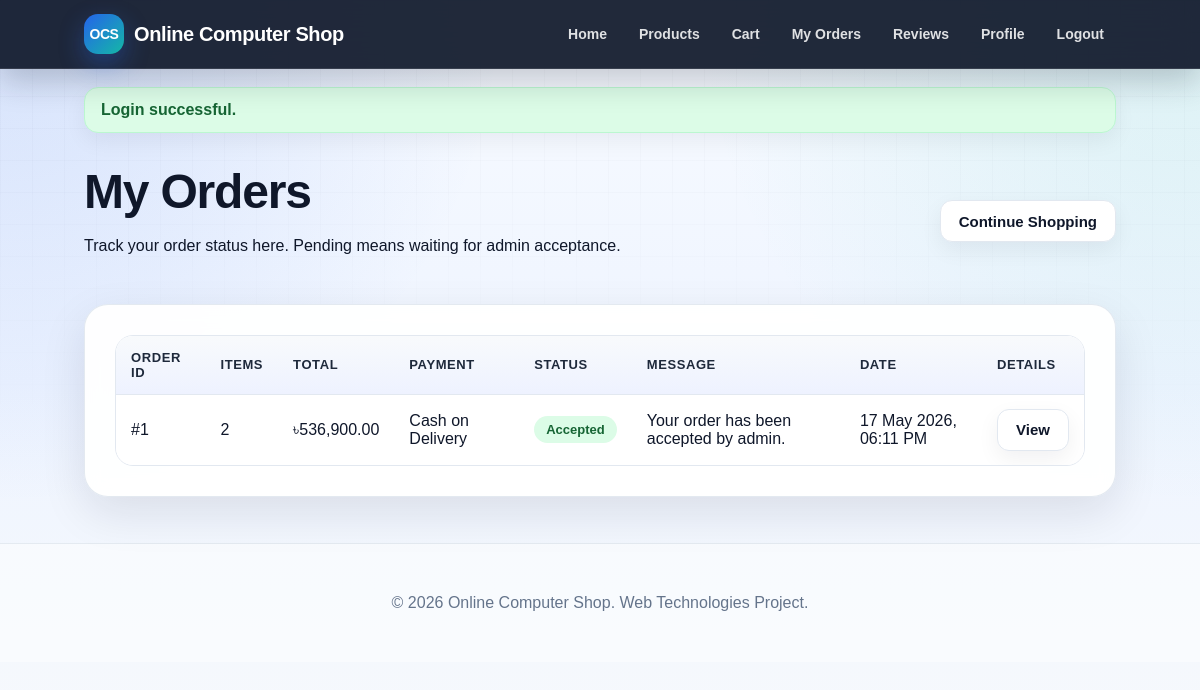
The page /index.php?page=my-orders (signed in) on the database its author committed.
### tables this page shows
CREATE TABLE `orders` (
  `id` int(11) NOT NULL,
  `user_id` int(11) DEFAULT NULL,
  `total_amount` decimal(10,2) DEFAULT NULL,
  `payment_method` enum('cash_on_delivery','online_wallet') DEFAULT NULL,
  `status` varchar(50) DEFAULT NULL,
  `order_date` timestamp NOT NULL DEFAULT current_timestamp()
);

### controllers/OrderController.php (called while the page is built, shortened)
<?php
require_once __DIR__ . '/../models/OrderModel.php';
function show_my_orders_page($conn) {
    $orders = get_customer_orders($conn, (int)$_SESSION['user_id']);
    require __DIR__ . '/../views/orders/my_orders.php';
}

### models/OrderModel.php (called while the page is built, shortened)
<?php
function get_customer_orders($conn, $user_id) {
    $stmt = $conn->prepare("SELECT o.id, o.total_amount, o.payment_method, o.status, o.order_date,
                                   COUNT(oi.id) AS item_count
                            FROM orders o
                            LEFT JOIN order_items oi ON o.id = oi.order_id
                            WHERE o.user_id = ?
                            GROUP BY o.id, o.total_amount, o.payment_method, o.status, o.order_date
                            ORDER BY o.order_date DESC");
    $stmt->bind_param("i", $user_id);
    $stmt->execute();
    $result = $stmt->get_result();
    $orders = [];
    while ($row = $result->fetch_assoc()) {
        $orders[] = $row;
    }
    return $orders;
}

### config/session.php (called while the page is built, shortened)
<?php
function e($value) {
    return htmlspecialchars((string)($value ?? ''), ENT_QUOTES, 'UTF-8');
}
function payment_method_label($method) {
    $labels = [
        'cash_on_delivery' => 'Cash on Delivery',
        'bkash' => 'bKash',
        'nagad' => 'Nagad',
        'dbbl' => 'DBBL / Rocket',
        'online_wallet' => 'Online Wallet'
    ];
    if (isset($labels[$method])) {
        return $labels[$method];
    }
    return ucwords(str_replace('_', ' ', (string)$method));
}

### views/orders/my_orders.php (the view)
<?php require __DIR__ . '/../layouts/header.php'; ?>
<?php require __DIR__ . '/../layouts/navbar.php'; ?>
<main class="container">
    <section class="page-head">
        <div>
            <h1>My Orders</h1>
            <p>Track your order status here. Pending means waiting for admin acceptance.</p>
        </div>
        <a class="button-secondary" href="index.php?page=products">Continue Shopping</a>
    </section>
    <section class="section">
        <?php if (empty($orders)): ?>
            <p>You have not placed any order yet.</p>
        <?php else: ?>
            <div class="table-wrap">
                <table>
                    <thead>
                        <tr>
                            <th>Order ID</th>
                            <th>Items</th>
                            <th>Total</th>
                            <th>Payment</th>
                            <th>Status</th>
                            <th>Message</th>
                            <th>Date</th>
                            <th>Details</th>
                        </tr>
                    </thead>
                    <tbody>
                        <?php foreach ($orders as $order): ?>
                            <tr>
                                <td>#<?= e($order['id']) ?></td>
                                <td><?= e($order['item_count']) ?></td>
                                <td>৳<?= number_format((float)$order['total_amount'], 2) ?></td>
                                <td><?= e(payment_method_label($order['payment_method'])) ?></td>
                                <td>
                                    <span class="status-badge status-<?= e($order['status']) ?>">
                                        <?= e(ucfirst($order['status'])) ?>
                                    </span>
                                </td>
                                <td>
                                    <?php if ($order['status'] === 'accepted'): ?>
                                        Your order has been accepted by admin.
                                    <?php else: ?>
                                        Waiting for admin acceptance.
                                    <?php endif; ?>
                                </td>
                                <td><?= e(date('d M Y, h:i A', strtotime($order['order_date']))) ?></td>
                                <td><a class="mini-btn" href="index.php?page=order-confirmation&id=<?= e($order['id']) ?>">View</a></td>
                            </tr>
                        <?php endforeach; ?>
                    </tbody>
                </table>
            </div>
        <?php endif; ?>
    </section>
</main>
<?php require __DIR__ . '/../layouts/footer.php'; ?>

### public/css/base.css (style rules this page uses)
:root { --primary: #2563eb; --primary-dark: #1d4ed8; --primary-soft: #dbeafe; --secondary: #14b8a6; --accent: #f97316; --danger: #dc2626; --danger-dark: #991b1b; --success: #16a34a; --success-dark: #166534; --warning: #f59e0b; --text: #0f172a; --text-soft: #475569; --muted: #64748b; --line: #e2e8f0; --surface: #ffffff; --surface-soft: #f8fafc; --surface-tint: #eff6ff; --shadow-sm: 0 8px 22px rgba(15, 23, 42, 0.06); --shadow-md: 0 16px 45px rgba(15, 23, 42, 0.10); --shadow-lg: 0 24px 70px rgba(15, 23, 42, 0.16); --radius-sm: 10px; --radius-md: 16px; --radius-lg: 24px; --max-width: 1180px; }
* { box-sizing: border-box; }
html { scroll-behavior: smooth; }
body { margin: 0; min-height: 100vh; font-family: Arial, Helvetica, sans-serif; color: var(--text); background: radial-gradient(circle at top left, rgba(37, 99, 235, 0.16), transparent 35%), radial-gradient(circle at top right, rgba(20, 184, 166, 0.12), transparent 35%), linear-gradient(180deg, #f8fbff 0%, #eef4ff 48%, #f8fafc 100%); }
body::before { content: ""; position: fixed; inset: 0; pointer-events: none; background-image: linear-gradient(rgba(15, 23, 42, 0.035) 1px, transparent 1px), linear-gradient(90deg, rgba(15, 23, 42, 0.035) 1px, transparent 1px); background-size: 32px 32px; mask-image: linear-gradient(to bottom, rgba(0, 0, 0, 0.7), transparent 55%); z-index: -1; }
a { color: var(--primary); text-decoration: none; transition: color 0.2s ease, transform 0.2s ease, background 0.2s ease, box-shadow 0.2s ease; }
h1, h2, h3 { color: var(--text); letter-spacing: -0.025em; }
h1 { font-size: clamp(2rem, 4vw, 3.6rem); line-height: 1.05; margin: 0 0 12px; }
p { line-height: 1.65; }

### public/css/layout.css (style rules this page uses)
.container { width: 86%; max-width: var(--max-width); margin: 34px auto; }
.hero-card, .section, .filter-card, .cart-card, .detail-layout, .form-card { border: 1px solid rgba(226, 232, 240, 0.95); background: rgba(255, 255, 255, 0.94); box-shadow: var(--shadow-md); backdrop-filter: blur(10px); }
.section { margin-top: 28px; border-radius: var(--radius-lg); padding: clamp(20px, 3vw, 30px); }

### public/css/components.css (style rules this page uses)
button, .button-link, .primary-btn, .button-secondary, .mini-btn, .danger-btn { display: inline-flex; align-items: center; justify-content: center; gap: 8px; min-height: 42px; border: 0; border-radius: 12px; padding: 11px 18px; font-size: 15px; font-weight: 800; line-height: 1; cursor: pointer; transition: transform 0.18s ease, box-shadow 0.18s ease, background 0.18s ease, color 0.18s ease, border-color 0.18s ease; }
.button-secondary, .mini-btn { color: var(--text); background: #ffffff; border: 1px solid var(--line); box-shadow: var(--shadow-sm); }
.table-wrap { width: 100%; overflow-x: auto; border-radius: 18px; border: 1px solid var(--line); background: #ffffff; }
table { width: 100%; border-collapse: collapse; background: #ffffff; }
th, td { padding: 14px 15px; border-bottom: 1px solid var(--line); text-align: left; vertical-align: middle; }
th { color: #1e293b; background: linear-gradient(180deg, #f8fafc, #eef2ff); font-size: 13px; text-transform: uppercase; letter-spacing: 0.045em; }
tr:last-child td { border-bottom: 0; }
.status-badge { display: inline-flex; align-items: center; justify-content: center; padding: 6px 12px; border-radius: 999px; font-size: 13px; font-weight: 900; background: #e2e8f0; color: #334155; }
.status-accepted { background: #dcfce7; color: var(--success-dark); }

### public/css/pages.css (style rules this page uses)
.page-head { display: flex; justify-content: space-between; align-items: center; gap: 18px; margin-bottom: 24px; }

### rows shown on the page
orders: id "1", item_count "2", total_amount "536,900.00", payment_method "Cash on Delivery", status "Accepted", shows "Your order has been accepted by admin.", order_date "17 May 2026, 06:11 PM"

### other values the page prints
$flash['message'] "Login successful."
